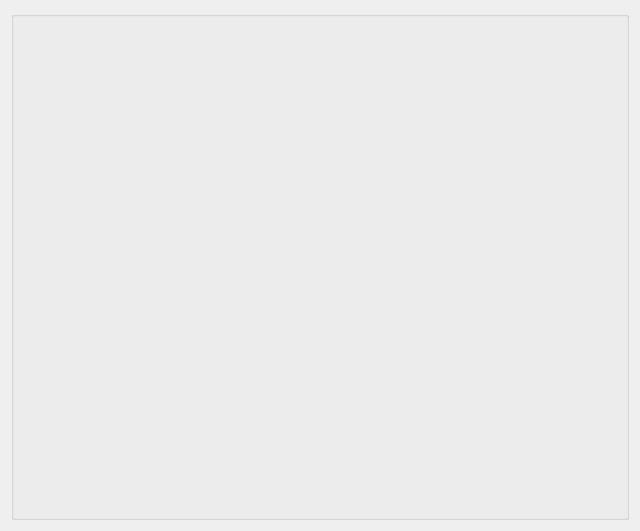
<?xml version="1.0" encoding="UTF-8"?>
<ui version="4.0">
 <class>LogComWid</class>
 <widget class="QWidget" name="LogComWid">
  <property name="geometry">
   <rect>
    <x>0</x>
    <y>0</y>
    <width>640</width>
    <height>531</height>
   </rect>
  </property>
  <property name="windowTitle">
   <string>Form</string>
  </property>
  <layout class="QGridLayout" name="gridLayout">
   <item row="0" column="0">
    <widget class="QGroupBox" name="groupBox">
     <property name="font">
      <font>
       <family>微软雅黑</family>
       <pointsize>11</pointsize>
      </font>
     </property>
     <property name="title">
      <string/>
     </property>
     <layout class="QGridLayout" name="gridLayout_2">
      <item row="0" column="0">
       <widget class="QWidget" name="dateWid" native="true">
        <property name="minimumSize">
         <size>
          <width>200</width>
          <height>0</height>
         </size>
        </property>
        <property name="maximumSize">
         <size>
          <width>220</width>
          <height>16777215</height>
         </size>
        </property>
        <property name="styleSheet">
         <string notr="true">color:rgb(0,0,0)</string>
        </property>
       </widget>
      </item>
      <item row="0" column="1">
       <widget class="QWidget" name="widget" native="true">
        <property name="styleSheet">
         <string notr="true">color:rgb(0,0,0)</string>
        </property>
       </widget>
      </item>
     </layout>
    </widget>
   </item>
  </layout>
 </widget>
 <resources/>
 <connections/>
</ui>
